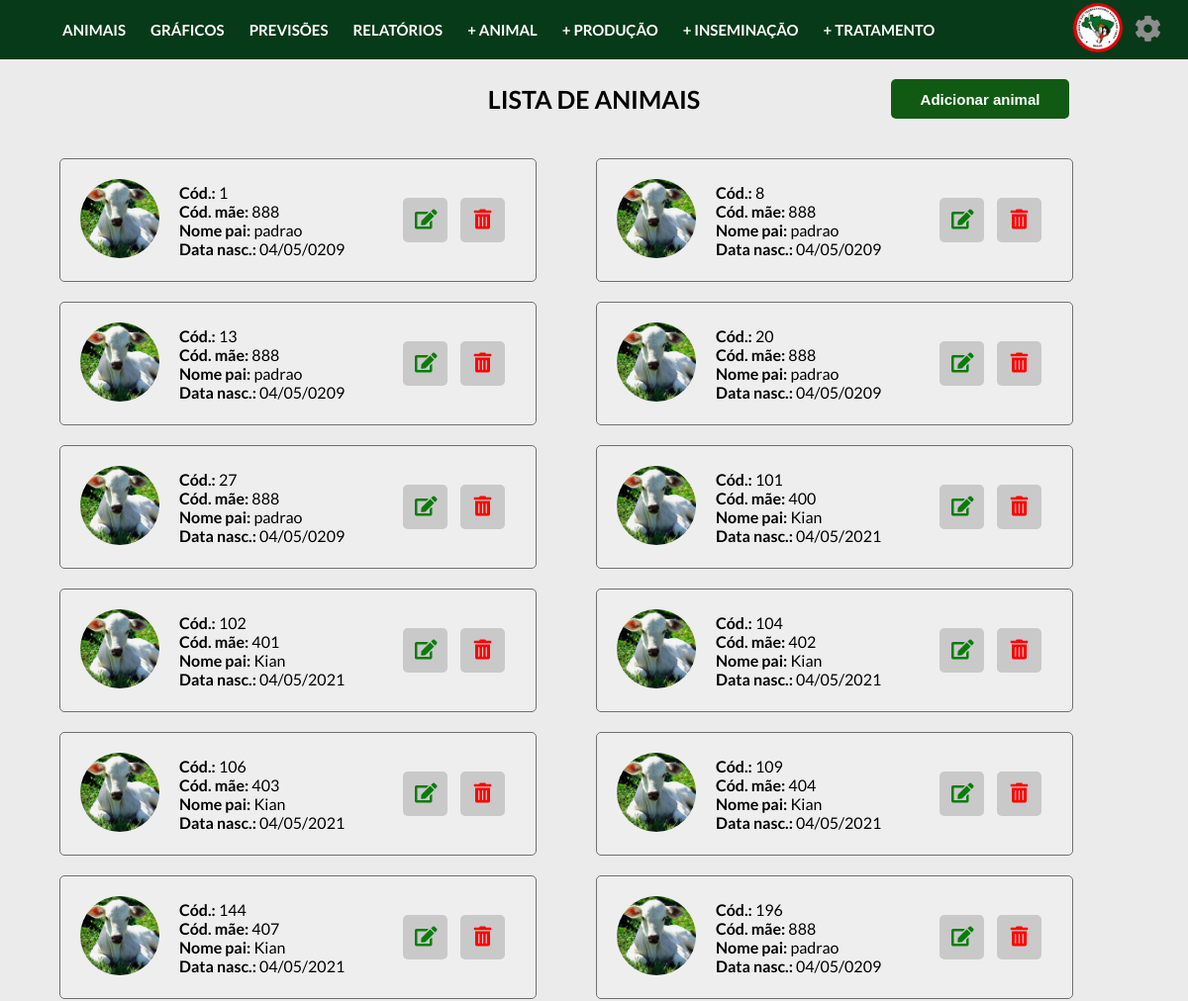
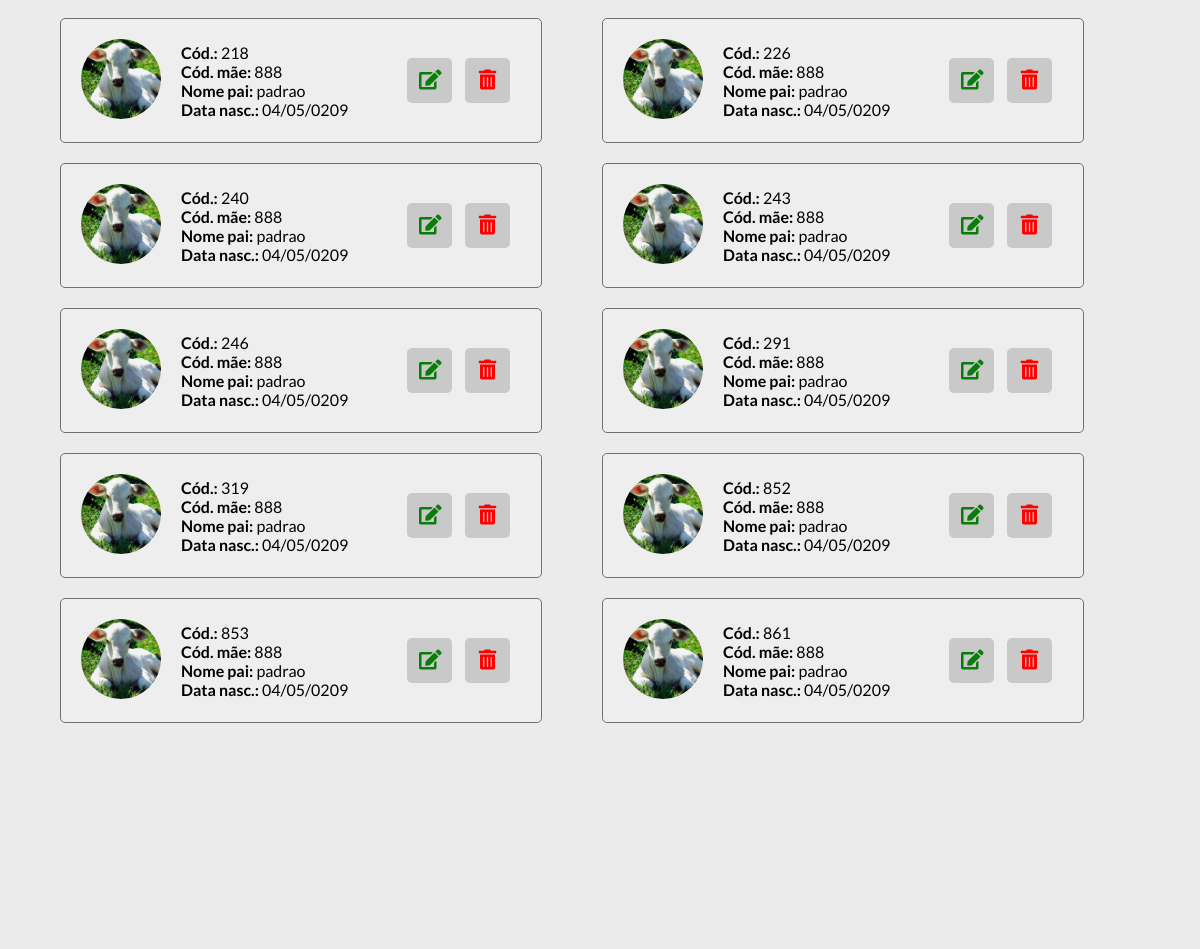
Page /controller/views/listaAnimal.php (upper part) on the earlier database version (2 pictures, top to bottom).
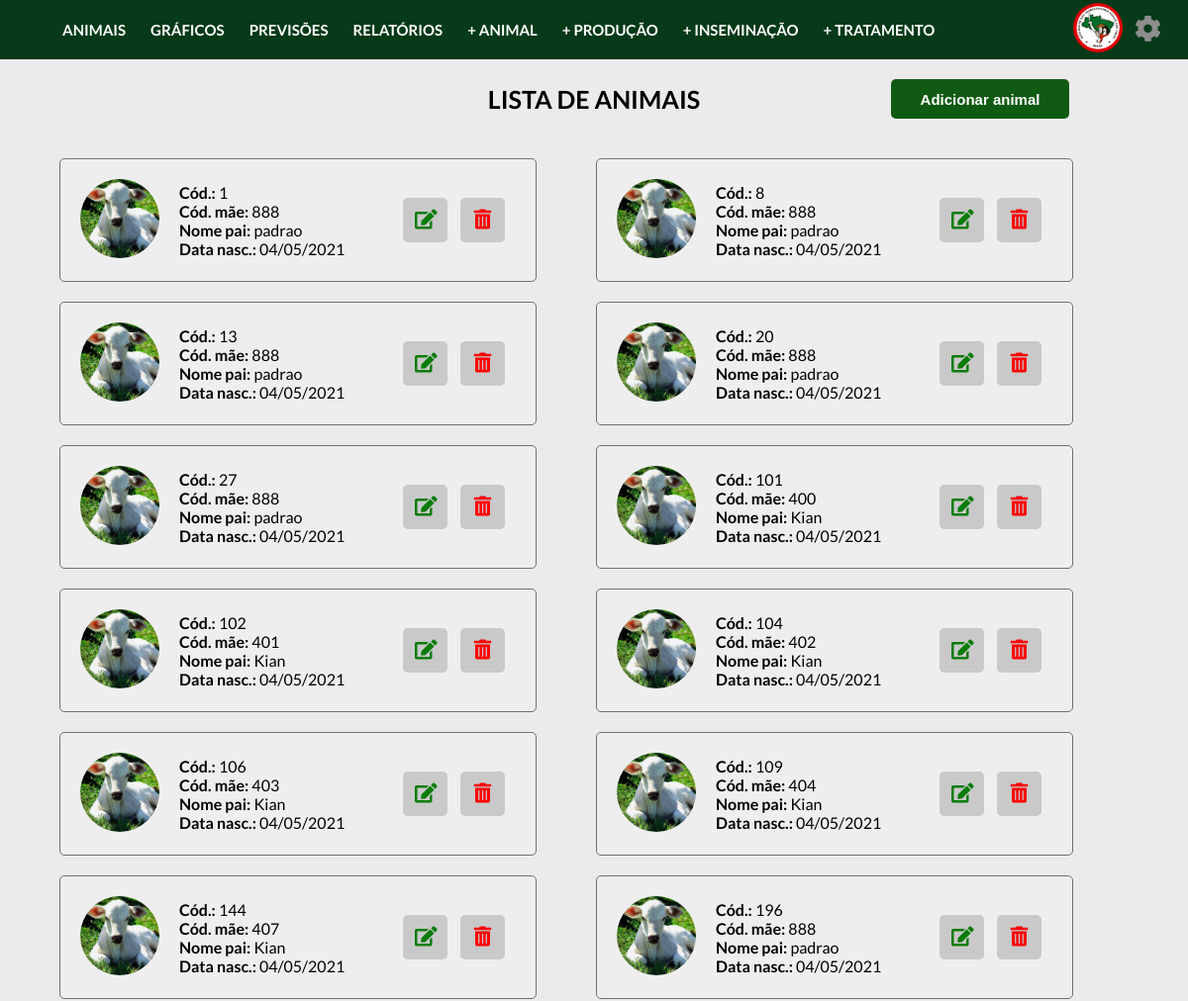
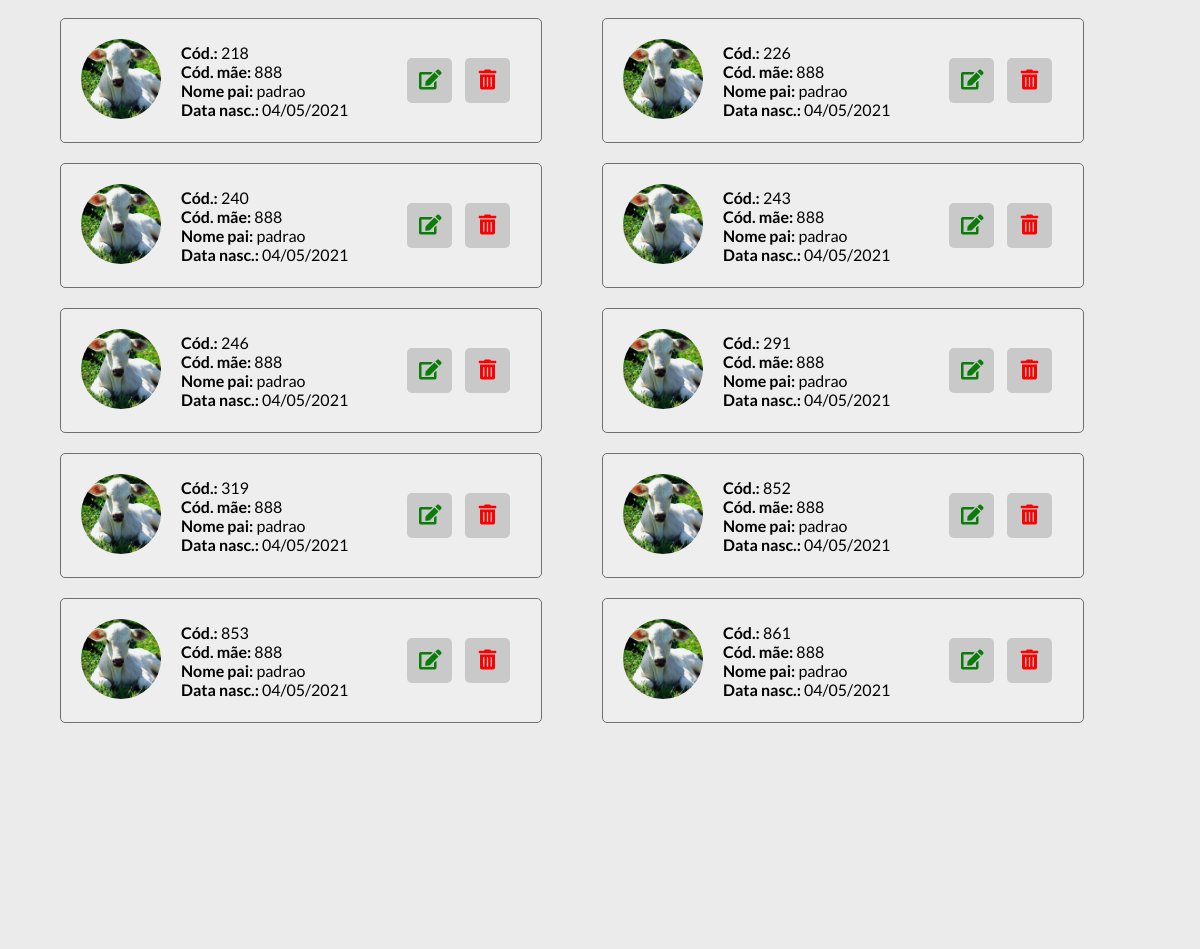
Same page on the later database version (2 pictures, top to bottom).
### tables this page shows
create table animal(
  codAnimal INTEGER NOT NULL,
  dtNascimento DATE NOT NULL,
  codMae INTEGER NOT NULL,
  nomePai VARCHAR(30) NOT NULL,
  estadoVida VARCHAR(10) NOT NULL,
  motivoMorte VARCHAR(30) NULL,
  dataMorte DATE NULL,
  nomeImagem VARCHAR(30) NOT NULL,
  PRIMARY KEY (codAnimal)
);

### controller/classes/Conexao.php (called while the page is built)
<?php
    class Conexao{
        public static $conexao;
        public static function conecta(){
            if(!isset(self::$conexao)){
                try{
                    self::$conexao = new PDO("mysql:host=localhost; dbname=projetointegrado", "admcooptar", "12345");
                }
                catch(PDOException $e){
                    echo "Erro de conexão: ". $e->getMessage();
                    die();
                }
            }
            return self::$conexao;
        }
    }
?>

### controller/classes/AnimalDAO.php (called while the page is built, shortened)
<?php
    require_once "Conexao.php";
    require_once "Animal.php";
    class AnimalDAO{
        public $conexao;
        public function __construct(){
            $this->conexao = Conexao::conecta();
        }
        public function listar(){
            try{
                $query = $this->conexao->prepare("select * from animal order by codAnimal");
                $query->execute();
                $registros = $query->fetchAll(PDO::FETCH_CLASS, "Animal");
                return $registros;
            }
            catch(PDOException $e){
                echo "Erro no acesso aos dados: ". $e->getMessage();
            }
        }
    }
?>

### controller/classes/Animal.php (called while the page is built, shortened)
<?php
    class Animal{
        private $codAnimal;
        private $dtNascimento;
        private $codMae;
        private $nomePai;
        private $nomeImagem;
        public function getCodAnimal(){
            return $this->codAnimal;
        }
        public function getDtNascimento(){
            return $this->dtNascimento;
        }
        public function getCodMae(){
            return $this->codMae;
        }
        public function getNomePai(){
            return $this->nomePai;
        }
        public function getNomeImagem(){
            return $this->nomeImagem;
        }
    }
?>

### controller/views/listaAnimal.php (the view, shortened to what this page needs)
<!DOCTYPE html>
<html lang="pt-br">
<head>
  <link href="../css/style.css" rel="stylesheet">
  <link href="../css/adicionar-animal.css" rel="stylesheet">
  <link href="../css/lista-animais.css" rel="stylesheet">
</head>
    <?php require_once("../includes/header.php");?>
    <h3>LISTA DE ANIMAIS</h3>
    <div class="lista_animais">
        <button class="button-form-adicionar-animal" onclick="window.location.href='animalController.php?acao=adiciona'">Adicionar animal</button>
          <?php
          require_once "../controller/classes/AnimalDAO.php";
          $obj = new AnimalDAO();
          $lista = $obj->listar();
          if(count($lista) == 0){
              echo "Nenhuma animal encontrada.";
          }else{
              foreach ($lista as $animal){
          ?>
          <div class="animal">
              <div class="label">
                  <div class="animal_img">
                      <img src="../img/<?=$animal->getNomeImagem()?>" alt="imagem_animal">
                  </div>
                  <div class="animal_descricao">
                      <strong>Cód.: </strong> <?=$animal->getCodAnimal()?> <br>
                      <strong>Cód. mãe: </strong> <?=$animal->getCodMae() ?> <br>
                      <strong>Nome pai: </strong>  <?=$animal->getNomePai() ?> <br>
                      <strong>Data nasc.: </strong> <?=date('d/m/Y', strtotime("+0 days",strtotime($animal->getDtNascimento())));?>
                  </div>
                  <div>
                      <button class="button-edit" onclick="window.location.href='animalController.php?acao=altera&codAnimal=<?=$animal->getCodAnimal() ?>'"><i class="fa fa-edit fa-1x"></i></button>
                      <button class="button-delete" onclick='verificarExcluir(<?=$animal->getCodAnimal()?>)'><i class="fa fa-trash-alt fa-1x"></i></button>
                  </div>
              </div>
          </div>
      <?php
          }
        }
      ?>
    </div>
    <?php require_once("../includes/footer.php");?>

### includes/header.php (shortened to what this page needs)
<!DOCTYPE html>
<html lang="pt-br">
<head>
    <link href="https://cdnjs.cloudflare.com/ajax/libs/font-awesome/5.11.2/css/all.min.css" rel="stylesheet" />
    <link href="../css/style.css" rel="stylesheet">
    <link href="../css/adicionar-animal.css" rel="stylesheet">
    <link href="../css/lista-animais.css" rel="stylesheet">
    <link href="../css/graficos.css" rel="stylesheet">
    <link href="../css/relatorios.css" rel="stylesheet">
    <link href="../css/previsoes.css" rel="stylesheet">
    <link href="../css/configuracoes.css" rel="stylesheet">
    <link href="../../css/login.css" rel="stylesheet">
</head>
<body>
    <header>
        <ul id="PrecisoParajs">
            <li><a href="../controller/animalController.php">Animais</a></li>
            <li><a href="../views/graficos.php">Gráficos</a></li>
            <li><a href="../controller/previsoesController.php?acao=previsao">Previsões</a></li>
            <li><a href="../controller/relatorioController.php?acao=prod&filtroMes=00">Relatórios</a></li>
            <li><a href="../controller/animalController.php?acao=adiciona">+  Animal</a></li>
            <li><a href="../controller/producaoController.php?acao=adiciona">+  Produção</a></li>
            <li><a href="../controller/inseminacaoController.php?acao=adiciona">+  Inseminação</a></li>
            <li><a href="../controller/tratamentoController.php?acao=adiciona">+  Tratamento</a></li>
        </ul>
        <a class="icone-configuracoes" href="../views/configuracoes.php"><i class="fas fa-cog"></i></a>
        <a class="logo-header" href="../index.php"><img title="Logo do mst" src="/img/mst.png" /></a>
    </header>
</body>

### includes/footer.php (shortened to what this page needs)
<!DOCTYPE html>
<html lang="pt-br">
<head>
    <link href="../css/footer.css" rel="stylesheet">
</head>
<body>
</body>

### css/style.css (style rules this page uses)
:root { --primary-color: #073a18; }
body { font-family: 'Lato', sans-serif; margin: 0; transition: transform 0.3s; background-color: #ebebeb; }
header { background-color: var(--primary-color); color: #fff; font-size: 130%; height: 60px; position: relative; padding: 0px 15px; }
header ul { width: 80vw; list-style-type: none; margin: 0; text-decoration: none; }
header ul li { list-style: none; padding-top:15px; display: inline-block; }
header ul li a { padding: 8px; font-size:15px; font-weight: 600; color: #fff; text-decoration: none; transition: 0.5s; line-height: 25px; border-radius: 4px; text-transform: uppercase; margin-right: 5px; }
button, input[type='submit'] { border: 0; border-radius: 5px; color: #fff; cursor: pointer; padding: 8px 12px; }
.logo-header { float: right; margin-right: 0px; margin-top:-40px; }
.logo-header img { border-radius: 40px; width: 50px; height: 50px; margin-top: 0px; }

### css/adicionar-animal.css (style rules this page uses)
.button-form-adicionar-animal { background-color: #115a13; color: white; padding: 10px; margin: -60px 0 0 10vw; border: none; cursor: pointer; width: 15vw; margin-left: 75vw; height: 40px; font-size: 15px; font-weight: bold; }

### css/lista-animais.css (style rules this page uses)
.lista_animais { display: flex; flex-direction: row; justify-content: flex-start; flex-wrap: wrap; margin-top: 10px; }
h3 { width: 100%; text-align: center; font-size:25px; font-weight: bold; }
.animal { cursor: pointer; width: 40vw; font-size: 15px; background-color: #eeeeee; border: 1px solid #707070; margin: 20px 0 0 5vw; border-radius: 5px; transition: 0.3s; }
.animal img { height: 80px; width: 80px; border-radius: 40px; margin: 0px 20x 0 20px; }
.animal .label { display: flex; padding: 20px; align-items: center; }
.animal_descricao { margin-left: 20px; font-size: 16px; width: 40%; display: block; flex-direction: column; }
.button-delete { background-color: #8888885f; color: #ff0000; font-size: 20px; font-weight: 200; width: 45px; height: 45px; margin-left: 10px; }
.button-edit { background-color: #8888885f; color: #097c09; font-size: 20px; font-weight: 200; width: 45px; height: 45px; margin-left: 50px; }

### css/configuracoes.css (style rules this page uses)
.icone-configuracoes { text-decoration: none; padding: 12px; margin-top: -40px; float: right; }
.icone-configuracoes i { color: rgb(141, 141, 141); font-size:27px; }

### css/login.css (style rules this page uses)
a { text-decoration: none; color: #212121; }

Differences in the rows shown:
changed animal id 1: dtNascimento "04/05/0209" → "04/05/2021"
changed animal id 8: dtNascimento "04/05/0209" → "04/05/2021"
changed animal id 13: dtNascimento "04/05/0209" → "04/05/2021"
changed animal id 20: dtNascimento "04/05/0209" → "04/05/2021"
changed animal id 27: dtNascimento "04/05/0209" → "04/05/2021"
changed animal id 196: dtNascimento "04/05/0209" → "04/05/2021"
changed animal id 218: dtNascimento "04/05/0209" → "04/05/2021"
changed animal id 226: dtNascimento "04/05/0209" → "04/05/2021"
changed animal id 240: dtNascimento "04/05/0209" → "04/05/2021"
changed animal id 243: dtNascimento "04/05/0209" → "04/05/2021"
changed animal id 246: dtNascimento "04/05/0209" → "04/05/2021"
changed animal id 291: dtNascimento "04/05/0209" → "04/05/2021"
changed animal id 319: dtNascimento "04/05/0209" → "04/05/2021"
changed animal id 852: dtNascimento "04/05/0209" → "04/05/2021"
changed animal id 853: dtNascimento "04/05/0209" → "04/05/2021"
changed animal id 861: dtNascimento "04/05/0209" → "04/05/2021"
